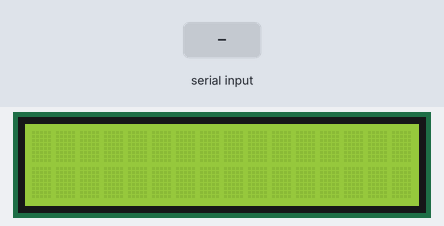
Recording of a sketch running on a simulated Arduino Uno, built with avr-gcc and run on an emulated ATmega328P. On the bench: 16×2 character LCD. Inputs (shaded band) come from the test bench. EEPROM starts erased; what the sketch prints to the serial monitor is not drawn.

Above: at 1.2 s.
1.3 s: "1" received over the second serial link
At 2.0 s:
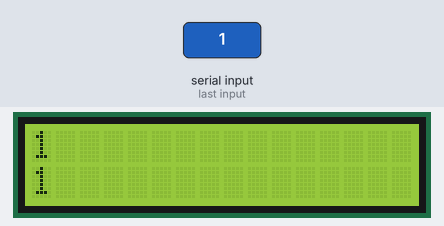
Timing chart, 0 to 4.3 s (numbered marks = the images above; inputs shaded):
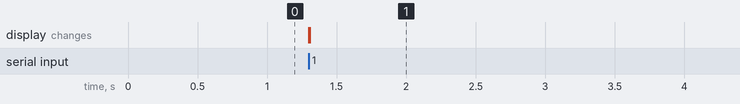

The sketch:

test_serial_sign.ino
```cpp
/*
 RS232 shield test program
 Created: 2014-12-05
 */

#include <SoftwareSerial.h>
#include <LiquidCrystal.h>
#include <EEPROM.h>


byte   sign_packet [22] = {
  0x00 , 0xFF , 0xFF , 0x00 , 0x0B , 0x01 , 0xFF , 0x01 , 0x30 , 0x31 , 0xEF , 0xB0 , 0xEF , 0xA2 ,
  0x43 , 0x65 , 0x6C , 0x6C , 0x6F ,
  0xFF , 0xFF , 0x00 };

byte     sign_packet_buffer[100];

unsigned long     time_since_last_rec_byte = 0;
// Communication with sign doesn't seem to work without null modem cable,
// even if the pins are switched here.
SoftwareSerial    s(2,3); // RX, TX
SoftwareSerial    s_in(5,6);
byte              b;
//boolean         temp_bool = true;
boolean           temp_bool2 = true;
long              time_of_last_programming = millis() + 60000;
unsigned long     num_bytes_rec = 0;
unsigned long     num_bytes_sent = 0;
LiquidCrystal     lcd(A5, A4, A3, A2, A1, A0); // (rs, enable, d4, d5, d6, d7)
boolean           buf_ready = false;
int               bytes_per_buffer_chunk = 1;
int               eeprom_write_counter = 0;
bool              serial_buffer_empty = true;

/****************************************************************/
void setup()
{
  lcd.begin(16,2);
  lcd.clear();

  Serial.begin(9600);
  s.begin(2400);
  s_in.begin(2400);
}

/****************************************************************/
void loop()
{
  //  if (millis() - time_of_last_programming > 60000)
  //  {
  //    time_of_last_programming = millis();
  //    s.write( sign_packet, 22 );
  //    Serial.write( sign_packet, 22 );
  //  }


  //--------------------------------------------------------------
  // NO BUFFER
  // does nothing

//  if (s_in.available())
//  {
//    s.write( (byte)(s_in.read()) );
//  }
//  return;

  //--------------------------------------------------------------
  // NO BUFFER
  // Works sometimes, but sign occasionally does a long (~2 sec) beep.
  // Also puts a weird graphic before text on sign.


  //  if( s_in.available() )
  //  {
  //    while (s_in.available())
  //    {
  //      b = s_in.read();
  //
  //      num_bytes_rec ++;
  //      lcd.setCursor(0,0);
  //      lcd.print( String(num_bytes_rec) + String(" recvd") );
  //
  //      s.write(b);
  //      Serial.write( b );
  //    }
  //  }

  //--------------------------------------------------------------
  // CHUNKED BUFFER IN EEPROM - ITERATIVE FOR MICROCONTROLLER
  // works 90% of the time

  if (s_in.available())
  {
    Serial.print("x");

    // read byte into EEPROM
    b = s_in.read();
    if (eeprom_write_counter < 100)
    {
      EEPROM.write(num_bytes_rec, b );
      eeprom_write_counter++;
    }
    else
    {
      lcd.setCursor(0,0);
      lcd.print( "EEPROM write max" );
      return;
    }
    num_bytes_rec++;
    serial_buffer_empty = false;

    lcd.setCursor(0,0);
    lcd.print( num_bytes_rec );
  }
  else
  {
    // see if bytes are waiting to be sent to sign
    if (!serial_buffer_empty)
    {
      // send bytes to sign, one chunk at a time
      if (num_bytes_sent < num_bytes_rec)
      {
        // check if "chunk-size" bytes should be sent, or the lesser remainder bytes.
        if (bytes_per_buffer_chunk < (num_bytes_rec - num_bytes_sent) )
        {
          // load "chunk-size" bytes from EEPROM into SRAM
          for (int i = 0; i < bytes_per_buffer_chunk; i++)
          {
            sign_packet_buffer[i] = EEPROM.read(num_bytes_sent + i);
          }
          // send chunk
          num_bytes_sent += ( s.write( sign_packet_buffer, bytes_per_buffer_chunk) );

          lcd.setCursor(0,1);
          lcd.print ( num_bytes_sent );
        }
        else
        {
          // load remaining bytes from EEPROM into SRAM
          for (int i = 0; i < (num_bytes_rec - num_bytes_sent); i++)
          {
            sign_packet_buffer[i] = EEPROM.read(num_bytes_sent + i);
          }
          // send chunk
          num_bytes_sent += ( s.write( sign_packet_buffer, (num_bytes_rec - num_bytes_sent)) );

          lcd.setCursor(0,1);
          lcd.print ( num_bytes_sent );
        }
      }
      else
      {
        // done; reset state variables
        serial_buffer_empty = true;
        num_bytes_rec = 0;
        num_bytes_sent = 0;
      }
    }
  }

  //--------------------------------------------------------------
  // CHUNKED BUFFER IN EEPROM
  // works fine with chunk=4,6

  //  if (s_in.available())
  //  {
  //    num_bytes_rec = 0;
  //    // read all bytes into EEPROM
  //    while(s_in.available() )
  //    {
  //      b = s_in.read();
  //      EEPROM.write(num_bytes_rec, b );
  //      num_bytes_rec++;
  //
  //      lcd.setCursor(0,0);
  //      lcd.print( num_bytes_rec );
  //    }
  //
  //    // send bytes to sign, one chunk at a time
  //    num_bytes_sent = 0;
  //    while (num_bytes_sent < num_bytes_rec)
  //    {
  //      lcd.setCursor(0,1);
  //      if (bytes_per_buffer_chunk < (num_bytes_rec - num_bytes_sent) )
  //      {
  //        // load chunk from EEPROM into SRAM
  //        for (int i = 0; i < bytes_per_buffer_chunk; i++)
  //        {
  //          sign_packet_buffer[i] = EEPROM.read(num_bytes_sent + i);
  //        }
  //        // send chunk
  //        lcd.print ( s.write( sign_packet_buffer, bytes_per_buffer_chunk) );
  //        num_bytes_sent += bytes_per_buffer_chunk;
  //      }
  //      else
  //      {
  //        // load chunk from EEPROM into SRAM
  //        for (int i = 0; i < (num_bytes_rec - num_bytes_sent); i++)
  //        {
  //          sign_packet_buffer[i] = EEPROM.read(num_bytes_sent + i);
  //        }
  //        // send chunk
  //        lcd.print ( s.write( sign_packet_buffer, (num_bytes_rec - num_bytes_sent)) );
  //        num_bytes_sent += (num_bytes_rec - num_bytes_sent);
  //      }
  //    }
  //  }

  //--------------------------------------------------------------
  // BUFFER IN EEPROM

  //  num_bytes_rec = 0;
  //  if (s_in.available() > 0)
  //  {
  //    while(s_in.available() > 0)
  //    {
  //      b = s_in.read();
  ////      EEPROM.write(num_bytes_rec, b);
  //      EEPROM.write(num_bytes_rec, char('a'));
  //      num_bytes_rec ++;
  //
  //      lcd.setCursor(0,0);
  //      lcd.print( num_bytes_rec );
  //    }
  //
  //    lcd.setCursor(0,1);
  //    //lcd.print( s.write( (char*)EEPROM.read(0), num_bytes_rec ) );
  //    Serial.write( (char*)(EEPROM.read(0)), num_bytes_rec );
  //  }

  //--------------------------------------------------------------
  // PARTIAL BUFFER IN SRAM
  // Programs sign OK; tested with chunks: 3 byte, 4 byte

  //  num_bytes_rec = 0;
  //  if (s_in.available())
  //  {
  //    // read bytes into buffer
  //    while(s_in.available() > 0)
  //    {
  //      b = s_in.read();
  //      sign_packet_buffer[num_bytes_rec] = b;
  //      num_bytes_rec++;
  //
  //      lcd.setCursor(0,0);
  //      lcd.print( num_bytes_rec );
  //    }
  //
  //    // write bytes to sign, one chunk at a tim
  //    num_bytes_sent = 0;
  //    while (num_bytes_sent < num_bytes_rec)
  //    {
  //      lcd.setCursor(0,1);
  //      if (bytes_per_buffer_chunk < (num_bytes_rec - num_bytes_sent) )
  //      {
  //        lcd.print ( s.write( sign_packet_buffer + num_bytes_sent, bytes_per_buffer_chunk) );
  //        num_bytes_sent += bytes_per_buffer_chunk;
  //      }
  //      else
  //      {
  //        lcd.print ( s.write( sign_packet_buffer + num_bytes_sent, (num_bytes_rec - num_bytes_sent) ) );
  //        num_bytes_sent += (num_bytes_rec - num_bytes_sent);
  //      }
  //    }
  //  }

  //--------------------------------------------------------------
  // FULL BUFFER IN SRAM - SHORT VERSION
  // Programs sign OK

  //  num_bytes_rec = 0;
  //  if (s_in.available())
  //  {
  //    while(s_in.available() > 0)
  //    {
  //      b = s_in.read();
  //      sign_packet_buffer[num_bytes_rec] = b;
  //      num_bytes_rec++;
  //
  //      lcd.setCursor(0,0);
  //      lcd.print( num_bytes_rec );
  //    }
  //    lcd.setCursor(0,1);
  //    lcd.print ( s.write( sign_packet_buffer, num_bytes_rec) );
  //  }

  //--------------------------------------------------------------
  // BUFFER IN SRAM - LONG VERSION

  //  if(s_in.available() > 0)
  //  {
  //    b = s_in.read();
  //    //Serial.print( String(" ") + String( b, HEX ) );
  //    // get current time
  //    time_since_last_rec_byte = millis();
  //    // write byte to buffer
  //    sign_packet_buffer[num_bytes_rec] = b;
  //    // buffer has content
  //    buf_ready = true;
  //    // increment byte counter
  //    num_bytes_rec++;
  //    // debugging on lcd
  //    lcd.setCursor(0, 0);
  //    lcd.print(String(num_bytes_rec) + String(" rec") );
  //  }
  //
  //  // forward buffer to sign
  //  if (millis() - time_since_last_rec_byte > 1000)
  //  {
  //    if (buf_ready)
  //    {
  //      lcd.setCursor(0, 1);
  //      //lcd.print( String( s.write( sign_packet_buffer, num_bytes_rec ) ) + String(" sent") ); // doesn't program sign
  //      //num_bytes_sent = s.write( sign_packet_buffer, num_bytes_rec ); // doesn't program sign
  //      s.write( sign_packet_buffer, num_bytes_rec ); // programs sign OK
  //      lcd.print(String(num_bytes_sent) + String(" sent") );
  //
  //      //      lcd.setCursor(0,0);
  //      //      for (int a = 0; a < 16; a++)
  //      //      {
  //      //        lcd.print( String(char(sign_packet_buffer[a])) );
  //      //        s.write( sign_packet_buffer[a]);
  //      //      }
  //      //      lcd.setCursor(0, 1);
  //      //      for (int b = 16; b < num_bytes_rec; b++)
  //      //      {
  //      //        lcd.print( String(char(sign_packet_buffer[b])) );
  //      //        s.write( sign_packet_buffer[b] );
  //      //      }
  //
  //      buf_ready = false;
  //      num_bytes_rec = 0;
  //      num_bytes_rec = 0;
  //    }
  //  }

  //--------------------------------------------------------------
}
```

Measured:
- after the input at 1.3 s, the display: first changes at once (image 1 shows a later state)
